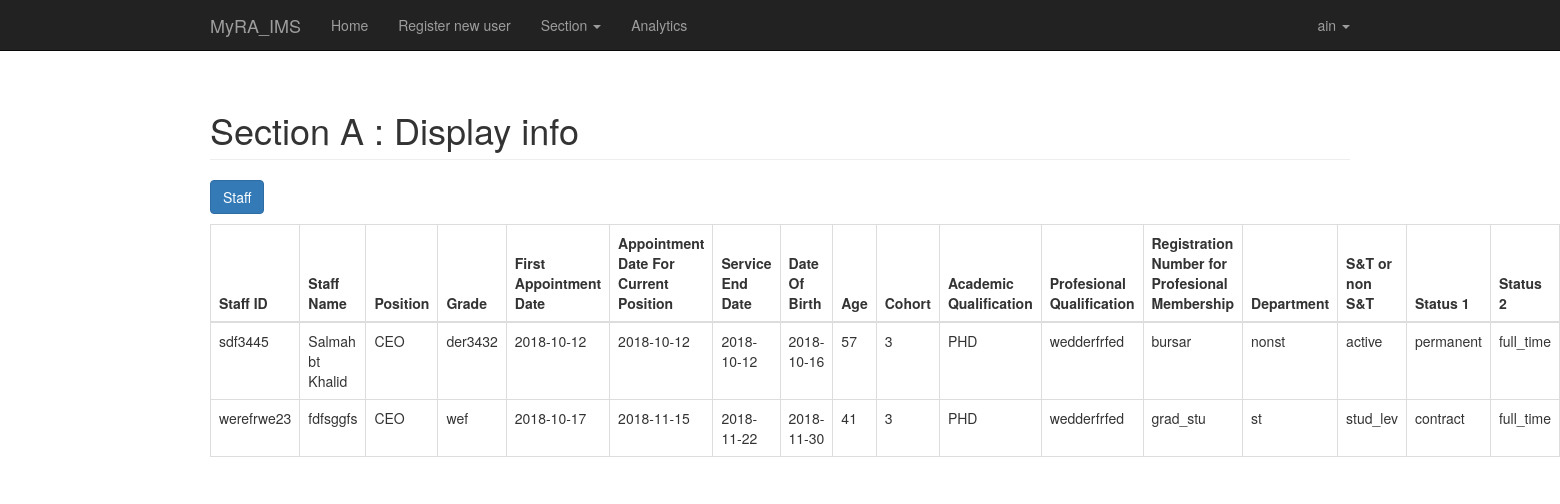
Screenshot of /sec_a.php (signed in) with the database file from the repository.
### tables this page shows
CREATE TABLE `staff_sec_a` (
  `id` int(11) NOT NULL,
  `staff_id` varchar(255) NOT NULL,
  `staff_name` varchar(255) NOT NULL,
  `position` varchar(255) NOT NULL,
  `grade` varchar(255) NOT NULL,
  `first_app_date` date NOT NULL,
  `app_date_current` date NOT NULL,
  `service_end_date` date NOT NULL,
  `dob` date NOT NULL,
  `age` int(11) NOT NULL,
  `cohort` varchar(255) NOT NULL,
  `academic_quali` varchar(255) NOT NULL,
  `proff_quali` varchar(255) NOT NULL,
  `reg_num` varchar(255) NOT NULL,
  `department` varchar(255) NOT NULL,
  `st_nonst` varchar(255) NOT NULL,
  `status_1` varchar(255) NOT NULL,
  `status_2` varchar(255) NOT NULL,
  `status_3` varchar(255) NOT NULL,
  `citizenship` varchar(255) NOT NULL,
  `country` varchar(255) NOT NULL,
  `remarks` varchar(255) NOT NULL
);

### includes/display_info.php (the view, shortened to what this page needs)
<div class="row">
	    <div class="col-lg-12">
	        <h1 class="page-header">Section A : Display info</h1>
	    </div>
	</div>
<div class="row">
	<div class="col-lg-8">
	<p><a href="sec_a.php?source=sec_a.php" class="btn btn-primary">Staff</a></p>
	<table class="table table-bordered table-hover" id="dataTables-example">
		<thead>
			<tr>
				<th>Staff ID</th>
				<th>Staff Name</th>
				<th>Position</th>
				<th>Grade</th>
				<th>First Appointment Date</th>
				<th>Appointment Date For Current Position</th>
				<th>Service End Date</th>
				<th>Date Of Birth</th>
				<th>Age</th>
				<th>Cohort</th>
				<th>Academic Qualification</th>
				<th>Profesional Qualification</th>
				<th>Registration Number for Profesional Membership</th>
				<th>Department</th>
				<th>S&T or non S&T</th>
				<th>Status 1</th>
				<th>Status 2</th>
			</tr>
		</thead>
		<tbody>
			<?php
			$query = "SELECT * FROM staff_sec_a";
			$select_user_query = mysqli_query($connection, $query);
			while ($row = mysqli_fetch_assoc($select_user_query)) {?>
				<tr>
					<td><?php echo $row['staff_id']; ?></td>
					<td><?php echo $row['staff_name']; ?></td>
					<td><?php echo $row['position']; ?></td>
					<td><?php echo $row['grade']; ?></td>
					<td><?php echo $row['first_app_date']; ?></td>
					<td><?php echo $row['app_date_current']; ?></td>
					<td><?php echo $row['service_end_date']; ?></td>
					<td><?php echo $row['dob']; ?></td>
					<td><?php echo $row['age']; ?></td>
					<td><?php echo $row['cohort']; ?></td>
					<td><?php echo $row['academic_quali']; ?></td>
					<td><?php echo $row['proff_quali']; ?></td>
					<td><?php echo $row['department']; ?></td>
					<td><?php echo $row['st_nonst']; ?></td>
					<td><?php echo $row['status_1']; ?></td>
					<td><?php echo $row['status_2']; ?></td>
					<td><?php echo $row['status_3']; ?></td>
				</tr>
				<?php
			}
			 ?>
		</tbody>
	</table>
</div>
</div>

### includes/header.php (shortened to what this page needs)
<!DOCTYPE html>
<html lang="en">
<head>
    <link href="css/bootstrap.min.css" rel="stylesheet">
    <link href="css/blog-home.css" rel="stylesheet">
    <link href="css/styles.css" rel="stylesheet">
</head>
<body>

### includes/navigation.php (shortened to what this page needs)
<nav class="navbar navbar-inverse navbar-fixed-top" role="navigation">
    <div class="container">
        <div class="navbar-header">
            <a class="navbar-brand" href="index.php">MyRA_IMS</a>
        </div>
        <div class="collapse navbar-collapse" id="bs-example-navbar-collapse-1">
            <ul class="nav navbar-nav">
                <li><a href="index.php">Home</a></li>
                <li><a href="register.php">Register new user</a></li>
                <li class="dropdown">
                  <a href="#" class="dropdown-toggle" data-toggle="dropdown" role="button" aria-haspopup="true" aria-expanded="false">Section <span class="caret"></span></a>
                </li>
                <li><a href="analytics.php">Analytics</a></li>
            </ul>
            <ul class="nav navbar-nav navbar-right">
              <li class="dropdown">
                <a href="#" class="dropdown-toggle" data-toggle="dropdown" role="button" aria-haspopup="true" aria-expanded="false"><?php echo $_SESSION['user']; ?> <span class="caret"></span></a>
              </li>
            </ul>
        </div>
    </div>
</nav>

### sec_a.php (shortened to what this page needs)
<?php include("includes/header.php"); ?>
    <?php include("includes/navigation.php"); ?>
<div class="container">
	<?php
	if (isset($_GET['source'])) {
		$source = $_GET['source'];
	} else {
		$source = "";
	}
	switch ($source) {
		default:
			include "includes/display_info.php";
			break;
	}
	?>
</div>
<?php include("includes/footer.php"); ?>

### includes/footer.php (shortened to what this page needs)
</body>
</html>

### css/blog-home.css (style rules this page uses)
body { padding-top: 70px; }

### rows the page displays
staff_sec_a: staff "sdf3445", staff_name "Salmah bt Khalid", position "CEO", grade "der3432", first_app_date "2018-10-12", app_date_current "2018-10-12", service_end_date "2018-10-12", dob "2018-10-16", age "57", cohort "3", academic_quali "PHD", proff_quali "wedderfrfed", department "bursar", st_nonst "nonst", status_1 "active", status_2 "permanent", status_3 "full_time"
staff_sec_a: staff "werefrwe23", staff_name "fdfsggfs", position "CEO", grade "wef", first_app_date "2018-10-17", app_date_current "2018-11-15", service_end_date "2018-11-22", dob "2018-11-30", age "41", cohort "3", academic_quali "PHD", proff_quali "wedderfrfed", department "grad_stu", st_nonst "st", status_1 "stud_lev", status_2 "contract", status_3 "full_time"

### other values shown
$_SESSION['user'] "ain"
